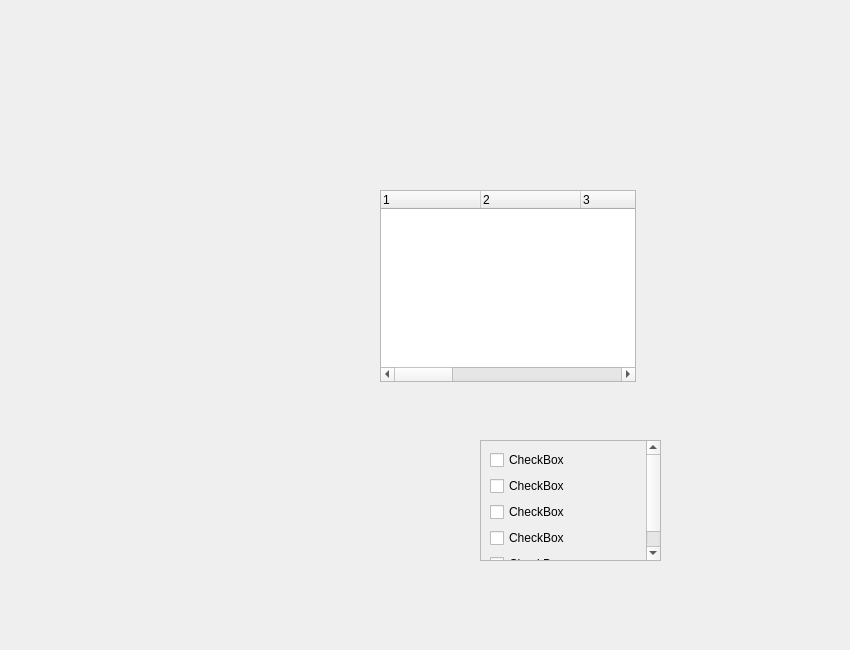
<?xml version="1.0" encoding="UTF-8"?>
<ui version="4.0">
 <class>Form</class>
 <widget class="QWidget" name="Form">
  <property name="geometry">
   <rect>
    <x>0</x>
    <y>0</y>
    <width>850</width>
    <height>650</height>
   </rect>
  </property>
  <property name="windowTitle">
   <string>Form</string>
  </property>
  <widget class="QTreeWidget" name="treeWidget">
   <property name="geometry">
    <rect>
     <x>380</x>
     <y>190</y>
     <width>256</width>
     <height>192</height>
    </rect>
   </property>
   <property name="columnCount">
    <number>10</number>
   </property>
   <attribute name="headerVisible">
    <bool>true</bool>
   </attribute>
   <column>
    <property name="text">
     <string notr="true">1</string>
    </property>
   </column>
   <column>
    <property name="text">
     <string notr="true">2</string>
    </property>
   </column>
   <column>
    <property name="text">
     <string notr="true">3</string>
    </property>
   </column>
   <column>
    <property name="text">
     <string notr="true">4</string>
    </property>
   </column>
   <column>
    <property name="text">
     <string notr="true">5</string>
    </property>
   </column>
   <column>
    <property name="text">
     <string notr="true">6</string>
    </property>
   </column>
   <column>
    <property name="text">
     <string notr="true">7</string>
    </property>
   </column>
   <column>
    <property name="text">
     <string notr="true">8</string>
    </property>
   </column>
   <column>
    <property name="text">
     <string notr="true">9</string>
    </property>
   </column>
   <column>
    <property name="text">
     <string notr="true">10</string>
    </property>
   </column>
  </widget>
  <widget class="QScrollArea" name="scrollArea">
   <property name="geometry">
    <rect>
     <x>480</x>
     <y>440</y>
     <width>181</width>
     <height>121</height>
    </rect>
   </property>
   <property name="widgetResizable">
    <bool>true</bool>
   </property>
   <widget class="QWidget" name="scrollAreaWidgetContents">
    <property name="geometry">
     <rect>
      <x>0</x>
      <y>-26</y>
      <width>158</width>
      <height>145</height>
     </rect>
    </property>
    <layout class="QVBoxLayout" name="verticalLayout">
     <item>
      <widget class="QCheckBox" name="checkBox">
       <property name="text">
        <string>CheckBox</string>
       </property>
      </widget>
     </item>
     <item>
      <widget class="QCheckBox" name="checkBox_2">
       <property name="text">
        <string>CheckBox</string>
       </property>
      </widget>
     </item>
     <item>
      <widget class="QCheckBox" name="checkBox_3">
       <property name="text">
        <string>CheckBox</string>
       </property>
      </widget>
     </item>
     <item>
      <widget class="QCheckBox" name="checkBox_4">
       <property name="text">
        <string>CheckBox</string>
       </property>
      </widget>
     </item>
     <item>
      <widget class="QCheckBox" name="checkBox_5">
       <property name="text">
        <string>CheckBox</string>
       </property>
      </widget>
     </item>
    </layout>
   </widget>
  </widget>
 </widget>
 <resources/>
 <connections/>
</ui>
